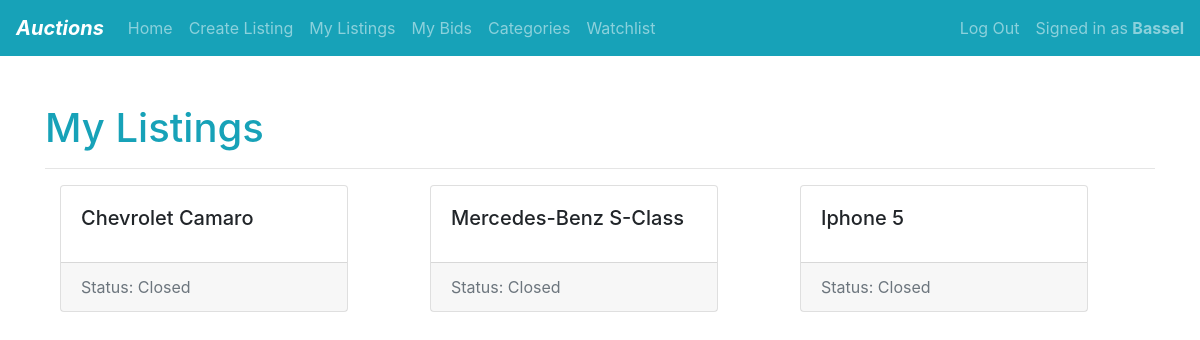
The app's page /my-listings/1 (signed in) with its own data.
### auctions/models.py (models this page shows, shortened)
class Listing(models.Model):
    lister = models.ForeignKey(
        User, on_delete=models.CASCADE, related_name="listings")
    winner = models.ForeignKey(
        User, on_delete=models.SET_NULL, related_name="wins", null=True,blank=True)
    title = models.CharField(max_length=80)
    description = models.TextField()
    current_price = models.DecimalField(max_digits=20, decimal_places=2)
    image = models.ImageField(
         upload_to='images/', default=None, null=True, blank=True)
    category = models.ForeignKey(
        "Category", on_delete=models.SET_NULL, null=True, blank=True, related_name="listings")
    class Status(models.TextChoices):
        ACTIVE = 'a'
        CLOSED = 'c'
    status = models.CharField(
        max_length=1,
        choices=Status.choices,
        default=Status.ACTIVE, help_text="Listing Status")
    def get_absolute_url(self):
        return reverse('listing-detail', args=[str(self.id)])

### auctions/views.py (the view)
# urls.py: path("my-listings/<int:pk>",views.user_listings,name="user-listings"),
def user_listings(request, pk):
    listings = Listing.objects.filter(lister=request.user)
    context = {"listings": listings}
    return render(request, "auctions/user_listings.html", context)

### auctions/templates/auctions/user_listings.html (shortened to what this page needs)
{% extends 'auctions/layout.html'%}
{% block heading%}
My Listings
{% endblock%}
{% block body%}
{{ block.super }}
<div class="container">
    {% for listing in listings %}
    {% if forloop.counter0|divisibleby:3 %} <div class="row"> {% endif %}
        <div class="col-md-12 col-lg-4 mb-4 d-flex align-items-stretch">
            <div class="card" style="width: 18rem;">
                <div class="card-body">
                    <h5 class="card-title">{{ listing.title }}</h5>
                </div>
                <div class="card-footer text-muted">
                    Status: {{ listing.get_status_display }}
                </div>
            </div>
        </div>
        {% if forloop.counter|divisibleby:3 or forloop.last %}
    </div>{% endif %}
    {% empty %}
    <h1 class="text-info">Time to bake some cake!</h1>
    <a class="btn btn-info mb-3" href="{% url 'create' %}" role="button">Add a listing</a>
    {% endfor %}
</div>
{% endblock%}

### auctions/templates/auctions/layout.html (shortened to what this page needs)
{% load static %}
<!DOCTYPE html>
<html lang="en">
<head>
    <link rel="stylesheet" href="https://stackpath.bootstrapcdn.com/bootstrap/4.4.1/css/bootstrap.min.css"
>
    <link href="{% static 'auctions/styles.css' %}" rel="stylesheet">
</head>
<body>
    <header>
        <nav class="navbar navbar-expand-lg navbar-fixed-top navbar-dark" style="background-color: #17A2B8;">
            <a href="{% url 'index'%}" class="navbar-brand text-white font-weight-bold font-italic">Auctions</a>
            <ul class="navbar-nav mr-auto">
                <li class="nav-item">
                    <a class="nav-link" href="{% url 'index' %}">Home <span class="sr-only">(current)</span></a>
                </li>
                {% if user.is_authenticated %}
                <li class="nav-item">
                    <a class="nav-link" href="{% url 'create' %}">Create Listing</a>
                </li>
                <li class="nav-item">
                    <a class="nav-link" href="{% url 'user-listings' user.id %}">My Listings</a>
                </li>
                <li class="nav-item">
                    <a class="nav-link" href="{% url 'user-bids' user.id%}">My Bids</a>
                </li>
                <li class="nav-item">
                    <a class="nav-link" href="{% url 'categories'%}">Categories</a>
                </li>
                <li class="nav-item">
                    <a class="nav-link" href="{% url 'user-bids' user.id%}">Watchlist</a>
                </li>
                {% endif%}
            </ul>
            <ul class="navbar-nav">
                {% if user.is_authenticated %}
                <li class="nav-item">
                    <a class="nav-link" href="{% url 'logout' %}">Log Out</a>
                </li>
                {% endif %}
            </ul>
            {% if user.is_authenticated %}
            <span class="navbar-text ml-2">
                Signed in as <strong>{{ user.get_username|title }}</strong>
                {% else %}
                <span class="navbar-text ml-2">
                    Not signed in
                </span>
                {% endif %}
        </nav>
    </header>
    <main>
        <div class="container">
            <div class="row py-5">
                <div class="col">
                    {% block body %}
                    <h1 class="text-info">{% block heading %}{% endblock %}</h1>
                    <hr>
                    {% endblock %}
                </div>
            </div>
        </div>
    </main>
</body>
</html>

### records on screen
Listing: title "Chevrolet Camaro", status "Closed"
Listing: title "Mercedes-Benz S-Class", status "Closed"
Listing: title "Iphone 5", status "Closed"

### other values on screen
{{ user.get_username|title }} "Bassel"
